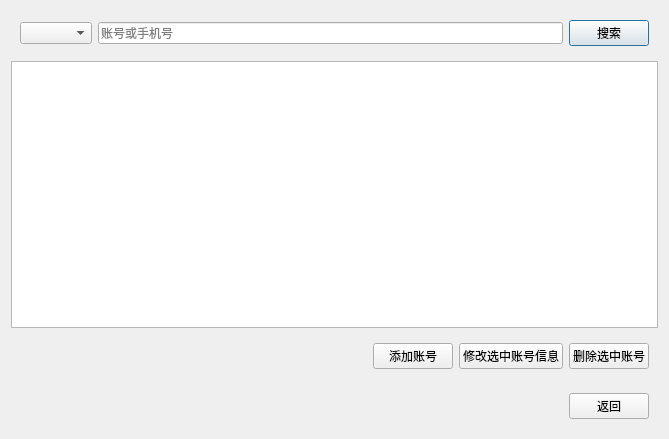
<?xml version="1.0" encoding="UTF-8"?>
<ui version="4.0">
 <class>AccountEditWindow</class>
 <widget class="QDialog" name="AccountEditWindow">
  <property name="geometry">
   <rect>
    <x>0</x>
    <y>0</y>
    <width>669</width>
    <height>439</height>
   </rect>
  </property>
  <property name="windowTitle">
   <string>AccountEditWindow</string>
  </property>
  <layout class="QVBoxLayout" name="verticalLayout">
   <item>
    <widget class="QGroupBox" name="groupBox">
     <property name="styleSheet">
      <string notr="true">QGroupBox{
	border: outsize;
	background-color: transparent;
}</string>
     </property>
     <property name="title">
      <string/>
     </property>
     <layout class="QHBoxLayout" name="horizontalLayout">
      <item>
       <widget class="QComboBox" name="typeBox"/>
      </item>
      <item>
       <widget class="QLineEdit" name="searchLine">
        <property name="placeholderText">
         <string>账号或手机号</string>
        </property>
       </widget>
      </item>
      <item>
       <widget class="QPushButton" name="searchBtn">
        <property name="text">
         <string>搜索</string>
        </property>
       </widget>
      </item>
     </layout>
    </widget>
   </item>
   <item>
    <widget class="QTableWidget" name="accountTable"/>
   </item>
   <item>
    <widget class="QGroupBox" name="groupBox_3">
     <property name="styleSheet">
      <string notr="true">QGroupBox{
	border: outsize;
	background-color: transparent;
}</string>
     </property>
     <property name="title">
      <string/>
     </property>
     <layout class="QHBoxLayout" name="horizontalLayout_2">
      <item>
       <spacer name="horizontalSpacer">
        <property name="orientation">
         <enum>Qt::Horizontal</enum>
        </property>
        <property name="sizeHint" stdset="0">
         <size>
          <width>40</width>
          <height>20</height>
         </size>
        </property>
       </spacer>
      </item>
      <item>
       <widget class="QPushButton" name="addBtn">
        <property name="text">
         <string>添加账号</string>
        </property>
       </widget>
      </item>
      <item>
       <widget class="QPushButton" name="editBtn">
        <property name="text">
         <string>修改选中账号信息</string>
        </property>
       </widget>
      </item>
      <item>
       <widget class="QPushButton" name="deleteBtn">
        <property name="text">
         <string>删除选中账号</string>
        </property>
       </widget>
      </item>
     </layout>
    </widget>
   </item>
   <item>
    <widget class="QGroupBox" name="groupBox_2">
     <property name="styleSheet">
      <string notr="true">QGroupBox{
	border: outsize;
	background-color: transparent;
}</string>
     </property>
     <property name="title">
      <string/>
     </property>
     <layout class="QHBoxLayout" name="horizontalLayout_3">
      <item>
       <spacer name="horizontalSpacer_2">
        <property name="orientation">
         <enum>Qt::Horizontal</enum>
        </property>
        <property name="sizeHint" stdset="0">
         <size>
          <width>535</width>
          <height>20</height>
         </size>
        </property>
       </spacer>
      </item>
      <item>
       <widget class="QPushButton" name="backBtn">
        <property name="text">
         <string>返回</string>
        </property>
       </widget>
      </item>
     </layout>
    </widget>
   </item>
  </layout>
 </widget>
 <resources/>
 <connections/>
</ui>
